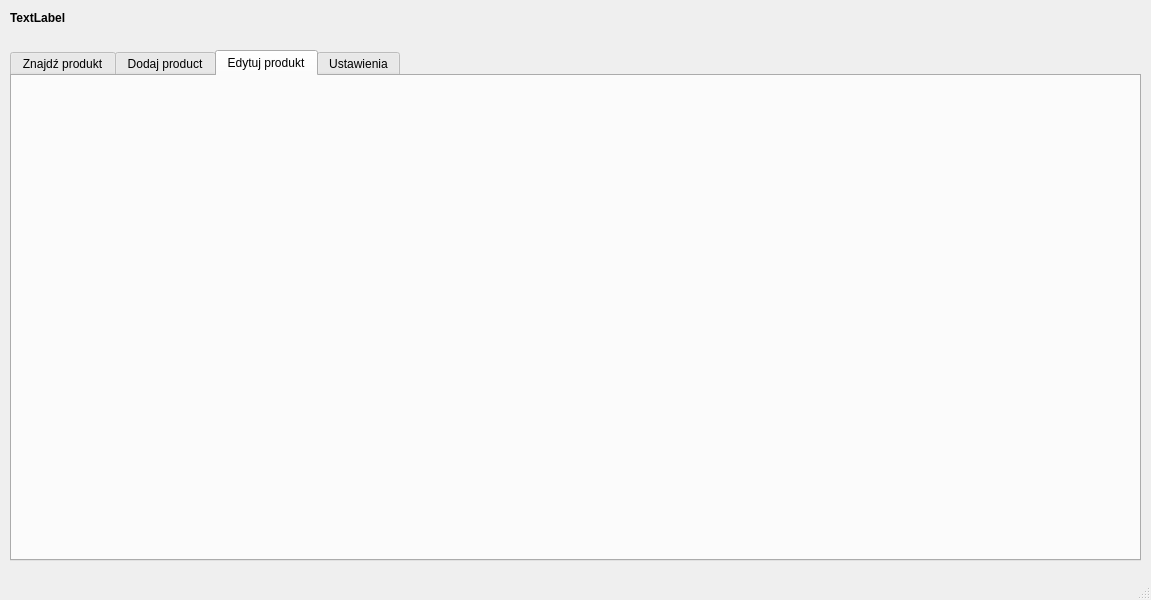
<?xml version="1.0" encoding="UTF-8"?>
<ui version="4.0">
 <class>MainWindow</class>
 <widget class="QMainWindow" name="MainWindow">
  <property name="geometry">
   <rect>
    <x>0</x>
    <y>0</y>
    <width>1151</width>
    <height>600</height>
   </rect>
  </property>
  <property name="windowTitle">
   <string>MainWindow</string>
  </property>
  <widget class="QWidget" name="centralwidget">
   <widget class="QLabel" name="labelWhoLogin">
    <property name="geometry">
     <rect>
      <x>10</x>
      <y>10</y>
      <width>341</width>
      <height>16</height>
     </rect>
    </property>
    <property name="font">
     <font>
      <pointsize>9</pointsize>
      <weight>75</weight>
      <bold>true</bold>
     </font>
    </property>
    <property name="text">
     <string>TextLabel</string>
    </property>
   </widget>
   <widget class="QTabWidget" name="tabWidget">
    <property name="geometry">
     <rect>
      <x>10</x>
      <y>50</y>
      <width>1131</width>
      <height>511</height>
     </rect>
    </property>
    <property name="font">
     <font>
      <pointsize>9</pointsize>
     </font>
    </property>
    <property name="currentIndex">
     <number>2</number>
    </property>
    <widget class="QWidget" name="findProductTab">
     <attribute name="title">
      <string>Znajdź produkt</string>
     </attribute>
    </widget>
    <widget class="QWidget" name="addProductTab">
     <attribute name="title">
      <string>Dodaj product</string>
     </attribute>
    </widget>
    <widget class="QWidget" name="editProductTab">
     <attribute name="title">
      <string>Edytuj produkt</string>
     </attribute>
    </widget>
    <widget class="QWidget" name="settingTab">
     <attribute name="title">
      <string>Ustawienia</string>
     </attribute>
    </widget>
   </widget>
  </widget>
  <widget class="QMenuBar" name="menubar">
   <property name="geometry">
    <rect>
     <x>0</x>
     <y>0</y>
     <width>1151</width>
     <height>20</height>
    </rect>
   </property>
  </widget>
  <widget class="QStatusBar" name="statusbar"/>
 </widget>
 <resources/>
 <connections/>
</ui>
